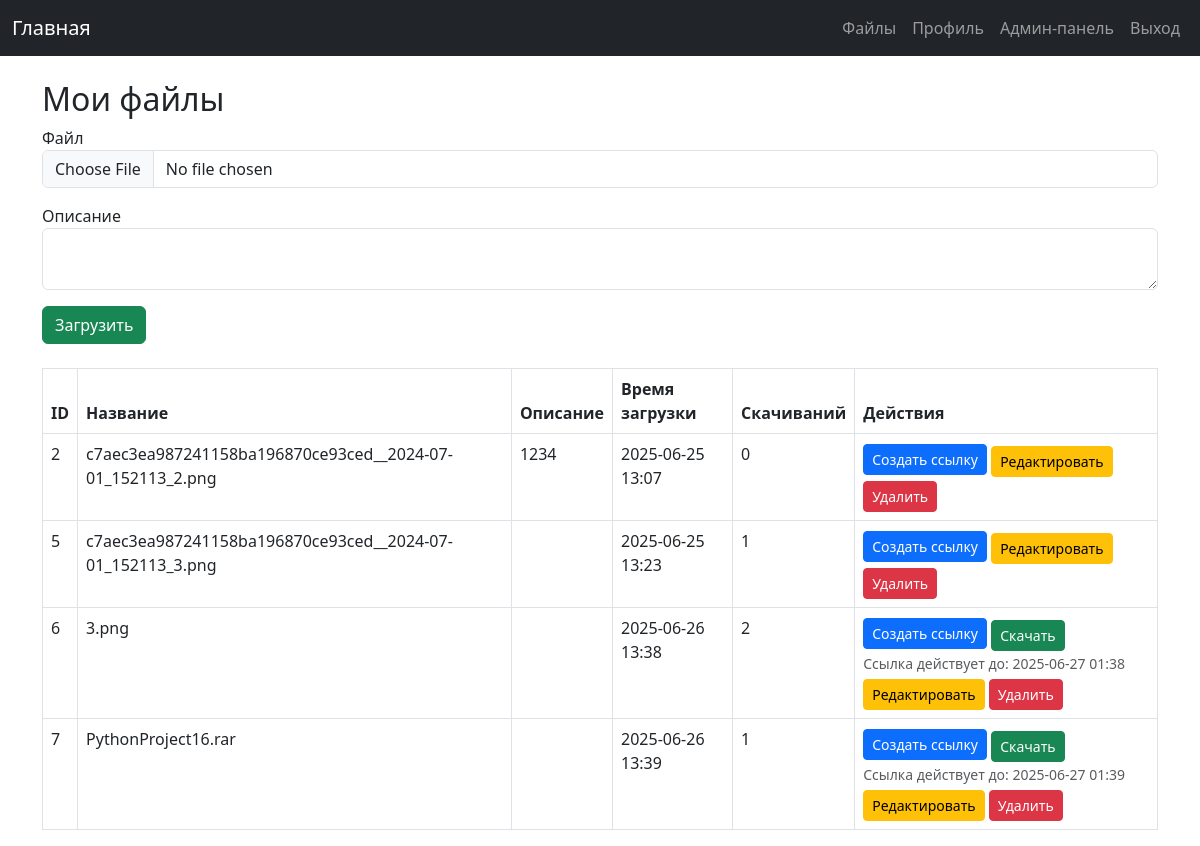
The page /files (signed in) on the database its author committed.
### siteapp.py (models this page shows)
class UserFile(db.Model):
    id = db.Column(db.Integer, primary_key=True)
    filename = db.Column(db.String(150), nullable=False)
    description = db.Column(db.Text)
    upload_time = db.Column(db.DateTime, default=datetime.utcnow)
    user_id = db.Column(db.Integer, db.ForeignKey('user.id'), nullable=False)
    download_count = db.Column(db.Integer, default=0)
    download_link = db.Column(db.String(150))
    link_expiration = db.Column(db.DateTime)

### siteapp.py (the view, shortened to what this page needs)
@app.route('/files', methods=['GET', 'POST'])
@login_required
def files():
    form = UploadForm()
    user_files = UserFile.query.filter_by(user_id=current_user.id).all()
    for f in user_files:
        f.upload_time_kras = utc_to_krasnoyarsk(f.upload_time)
        f.link_expiration_kras = utc_to_krasnoyarsk(f.link_expiration)
    return render_template('files.html', form=form, files=user_files, now=datetime.utcnow)

### siteapp.py
class UploadForm(FlaskForm):
    file = FileField('Файл', validators=[DataRequired()])
    description = TextAreaField('Описание')
    submit = SubmitField('Загрузить')

### siteapp.py (called while the page is built)
@login_manager.user_loader
def load_user(user_id):
    return User.query.get(int(user_id))

def utc_to_krasnoyarsk(dt):
    if dt is None:
        return None
    return dt + timedelta(hours=7)

### templates/files.html (shortened to what this page needs)
{% extends "base.html" %}
{% block content %}
  <h2>Мои файлы</h2>
  <form method="post" enctype="multipart/form-data" class="mb-4">
    <div class="mb-3">
      {{ form.file.label }} {{ form.file(class="form-control") }}
    </div>
    <div class="mb-3">
      {{ form.description.label }} {{ form.description(class="form-control") }}
    </div>
    {{ form.submit(class="btn btn-success") }}
  </form>
  <table class="table table-bordered">
    <thead>
      <tr>
        <th>ID</th>
        <th>Название</th>
        <th>Описание</th>
        <th>Время загрузки</th>
        <th>Скачиваний</th>
        <th>Действия</th>
      </tr>
    </thead>
    <tbody>
      {% for file in files %}
      <tr>
        <td>{{ file.id }}</td>
        <td>{{ file.filename }}</td>
        <td>{{ file.description }}</td>
        <td>{{ file.upload_time_kras.strftime('%Y-%m-%d %H:%M') }}</td>
        <td>{{ file.download_count }}</td>
        <td>
          <a href="{{ url_for('create_link', file_id=file.id) }}" class="btn btn-sm btn-primary">Создать ссылку</a>
          {% if file.download_link and file.link_expiration and file.link_expiration > now() %}
            <a href="{{ url_for('download', token=file.download_link) }}" class="btn btn-sm btn-success mt-1">Скачать</a><br>
            <small class="text-muted">Ссылка действует до: {{ file.link_expiration_kras.strftime('%Y-%m-%d %H:%M') }}</small>
          {% endif %}
          <a href="{{ url_for('edit_file', file_id=file.id) }}" class="btn btn-sm btn-warning mt-1">Редактировать</a>
          <a href="{{ url_for('delete_file', file_id=file.id) }}" class="btn btn-sm btn-danger mt-1" onclick="return confirm('Вы уверены, что хотите удалить файл?');">Удалить</a>
        </td>
      </tr>
      {% endfor %}
    </tbody>
  </table>
{% endblock %}

### rows shown on the page
UserFile: id "2", filename "c7aec3ea987241158ba196870ce93ced__2024-07-01_152113_2.png", description "1234", upload_time_kras "2025-06-25 13:07", download_count "0"
UserFile: id "5", filename "c7aec3ea987241158ba196870ce93ced__2024-07-01_152113_3.png", upload_time_kras "2025-06-25 13:23", download_count "1"
UserFile: id "6", filename "3.png", upload_time_kras "2025-06-26 13:38", download_count "2", link_expiration_kras "2025-06-27 01:38"
UserFile: id "7", filename "PythonProject16.rar", upload_time_kras "2025-06-26 13:39", download_count "1", link_expiration_kras "2025-06-27 01:39"
